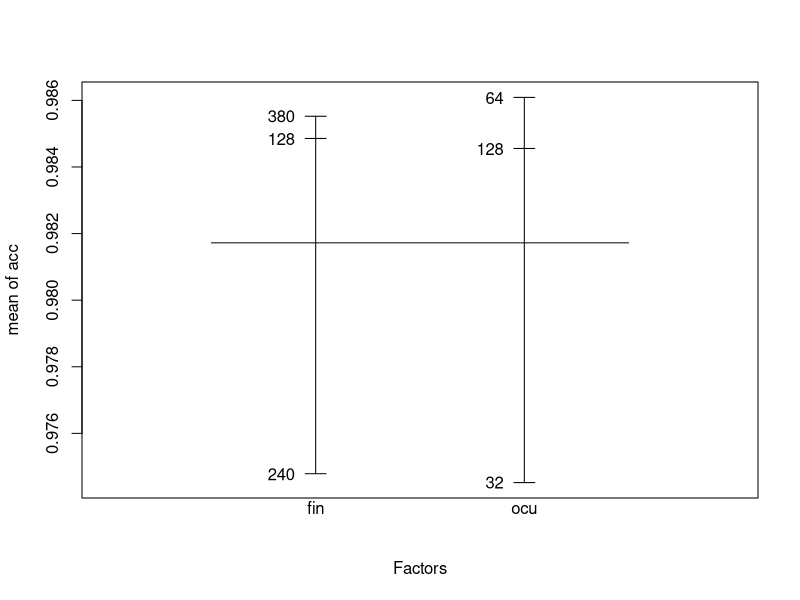
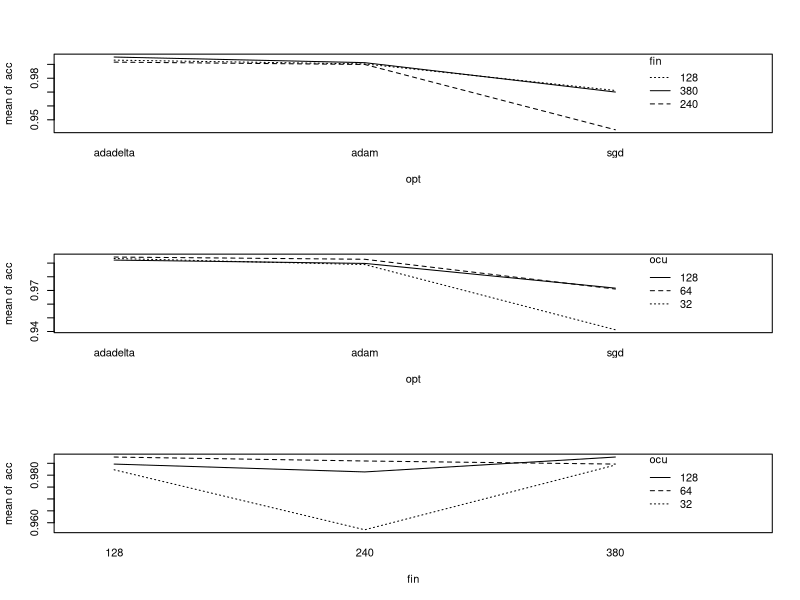
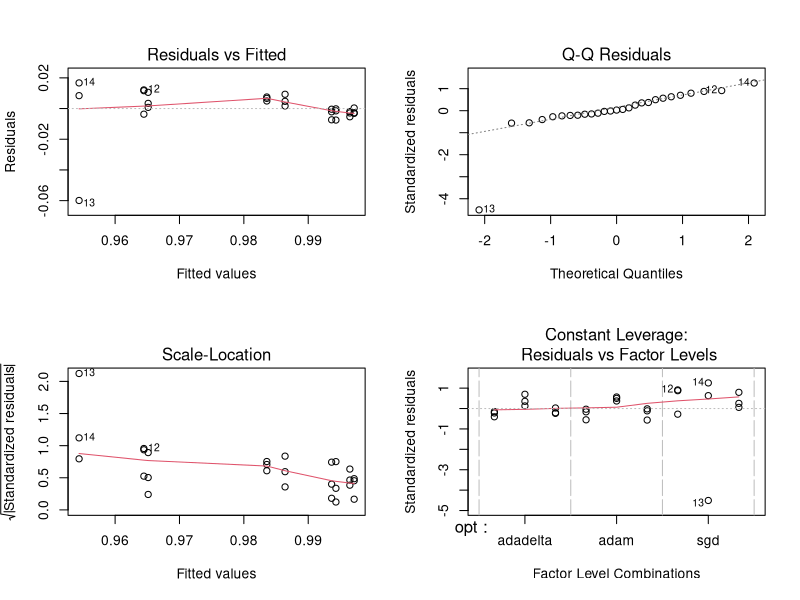

Write R code to recreate these figures, in order.
datos <- read.table("ultimo.txt", header = TRUE)

opt<- as.factor(datos[,1])
fin <- as.factor(datos[,2])
ocu <- as.factor(datos[,3])
acc <- datos[,4]
datos$ocu = factor(datos$ocu)
datos$fin = factor(datos$fin)
head(datos)
str(datos)
plot.design(acc ~ ., data = datos)

op <- par(mfrow = c(3, 1))
with(datos, {
  interaction.plot(opt, fin, acc)
  interaction.plot(opt, ocu, acc)
  interaction.plot(fin, ocu, acc)
  }
)
par(op)
fm <- aov(acc ~ opt + fin + ocu + opt*fin + opt*ocu +
          fin*ocu + opt*fin*ocu, data = datos)
summary(fm)
fm <- update(fm, . ~ . - opt:fin:ocu )
summary(fm)

fml <- update(fm, .~opt+fin+ocu)
summary(fml)

anova(fm, fml)

model.tables(fml, type = "effects")

model.tables(fml, type = "means")

fm <- aov(acc ~ opt+fin, data = datos)
#fm <- aov(acc~ opt, data = datos)
summary(fm)

op <- par(mfrow = c(2, 2))
plot(fm)
par(op)